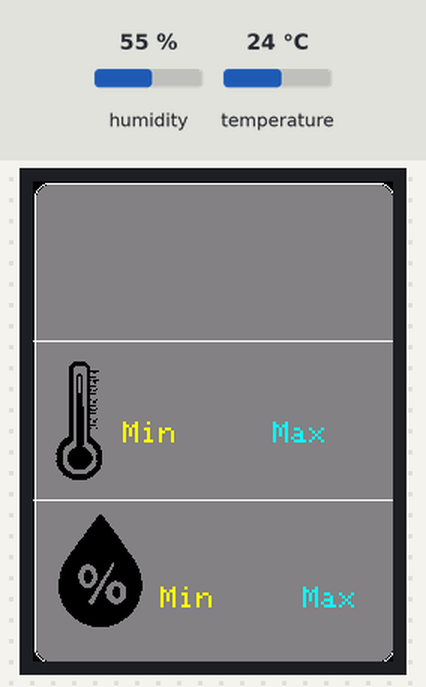
Bench run of a sketch on a simulated Arduino Uno, built with avr-gcc and run on an emulated ATmega328P. Parts: 240×320 colour display. The inputs (shaded band) are chosen by the test bench; at power-on: humidity 55 %, temperature 24 °C. The local clock reads 2024-03-15 10:24:30 at power-on unless the sketch sets it; what the sketch prints to the serial monitor is not drawn.

Above: at 0.4 s.
At 1.6 s:
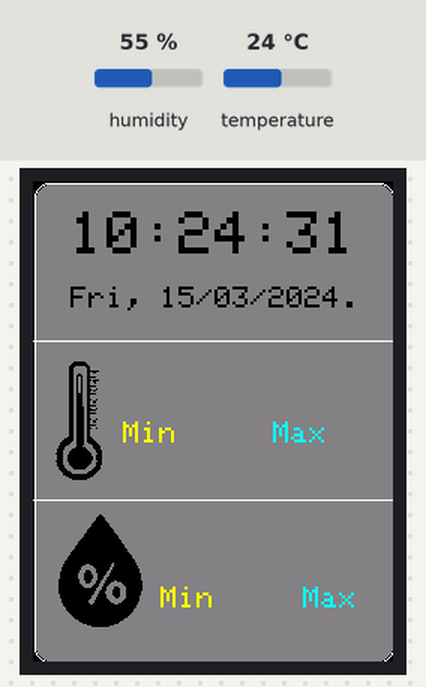
1.7 s: humidity set to 22 %
8.6 s: temperature set to 12 °C
At 15.8 s:
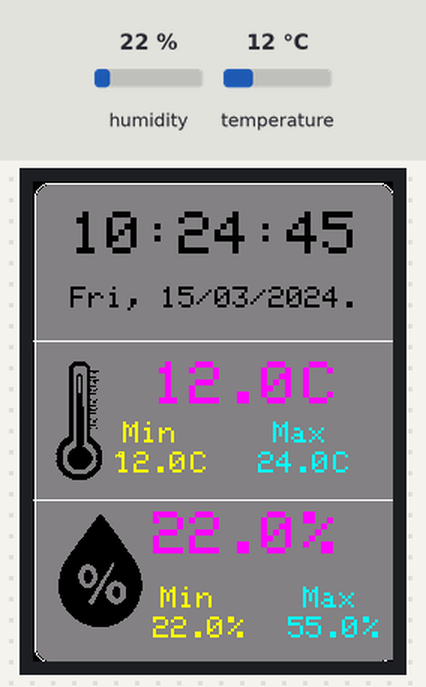
16.6 s: humidity set to 40 %
At 26.4 s:
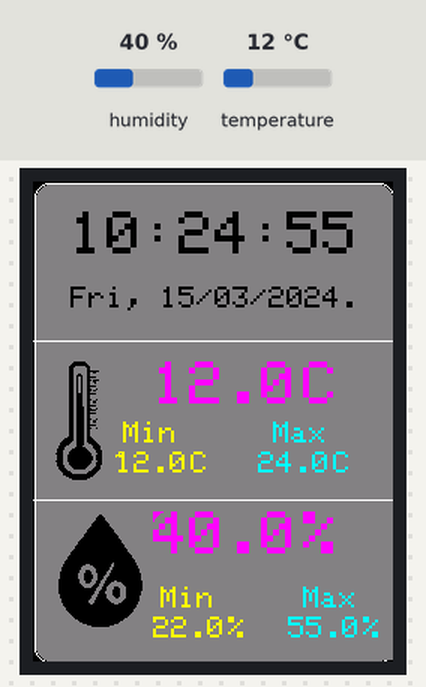
26.7 s: temperature set to 19 °C
At 36.4 s:
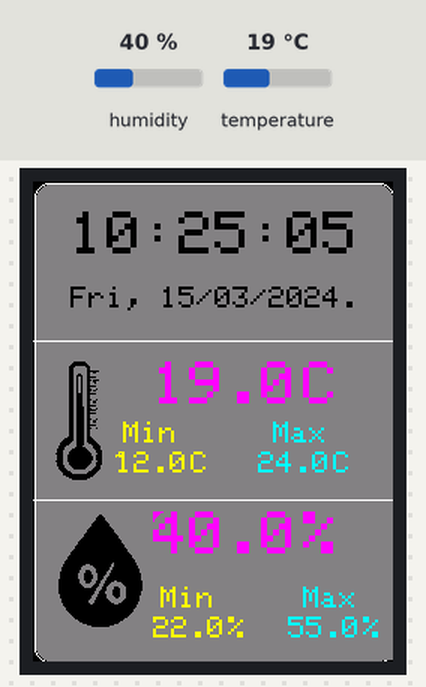
Timing chart, 0 to 37.8 s (numbered marks = the images above; inputs shaded):
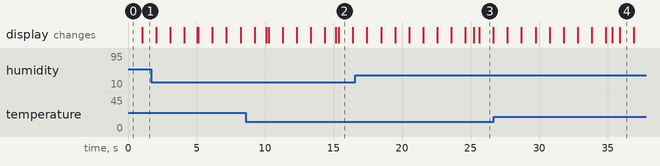

The sketch:

TesteTft.ino
```cpp
#include <Adafruit_GFX.h>
#include <Adafruit_TFTLCD.h>
#include <Adafruit_Sensor.h>
#include <dht.h>

dht DHT; // Cria um objeto da classe dht

#include "graphics.c"
#include "RTClib.h"

RTC_DS1307 rtc;
uint32_t timer = 0;
uint32_t timer1 = 0;

#define LCD_CS A0 // Chip Select goes to Analog 3
#define LCD_CD A1 // Command/Data goes to Analog 2
#define LCD_WR A2 // LCD Write goes to Analog 1
#define LCD_RD A3 // LCD Read goes to Analog 0
#define LCD_RESET 13 // Can alternately just connect to Arduino's reset pin

// Assign human-readable names to some common 16-bit color values:
#define preto      0xFFFF
#define amarelo    0x001F
#define amarelo_1  0x00f0
#define larannja   0x0bff
#define azul       0xFFE0
#define vermelho   0x07FF
#define verde      0xF81F
#define turquesa   0xF800
#define lilas      0x07E0
#define branco     0x0000
#define cinza      0x8410

Adafruit_TFTLCD tft(LCD_CS, LCD_CD, LCD_WR, LCD_RD, LCD_RESET);
uint16_t identifier = 0x9341;
uint16_t largMax;  //width();
uint16_t altMax; //height();
int raio = 10;
String umidade = "00,0", temperatura= "00,0", temperaturaMin= "00,0", temperaturaMax= "00,0";
float tempMin=0, tempMax=0, umiMax=0, umiMin=0;

void setup() {
   Serial.begin(9600);
   rtc.begin();
   //rtc.adjust(DateTime(F(__DATE__), F(__TIME__)));
   Serial.println(mostrarCompilacao());
   tft.reset();
   tft.begin(identifier);
   tft.fillScreen(branco);
   largMax = tft.width();
   altMax = tft.height();
   tft.setRotation(2);
   iniTemp();
   tela_0();

}

void loop() {
  if(millis() - timer1>= 1000) //tempo 1seg
  {
   mostraHora(25,20);
    timer1 = millis();
  }
  if(millis() - timer>= 5000) //tempo 5seg
  {
   mostraTemp(80,120);
   mostraTempMinMax(55, 180, 150,180);//xy min, xy max
   mostraUmiMinMax(80,290,170,290); //xy min, xy max
   mostraUmi(80, 220);
   getValues();
   timer = millis(); // Atualiza a referência
  }
}

void iniTemp(){
  DHT.read22(11);
   tempMin = DHT.temperature;
   umiMin = DHT.humidity;
   tempMax = tempMin;
   temperatura =String(tempMin, 1);
   temperaturaMin =String(tempMin, 1);
   temperaturaMax =String(tempMin, 1);
   umidade =String(umiMin, 1) ;
   umiMax = umiMin;
}

void mostraHora(int16_t x, int16_t y){
  DateTime now = rtc.now();
   char buf1[] = "hh:mm:ss";
   tft.fillRoundRect(x-1,y-1,200,50,raio, cinza);
   texto(x,y,branco,4,(now.toString(buf1)));
   char buf3[] = "DDD, DD/MM/YYYY.";
   tft.fillRoundRect(x-1,y+49,200,30,raio, cinza);
   texto(x,y+50,branco,2,(now.toString(buf3)));
  }
void getValues(){
    DHT.read22(11); // chama método de leitura da classe dht,
                   // com o pino de transmissão de dados ligado no pino 11
    temperatura =String(DHT.temperature, 1);
    umidade =String(DHT.humidity, 1) ;
   if(tempMin>DHT.temperature){
           tempMin=DHT.temperature;
           temperaturaMin =String(tempMin, 1);
           }
   if(tempMax<DHT.temperature){
      tempMax=DHT.temperature;
      temperaturaMax =String(tempMax, 1);
       }
   if(umiMin>DHT.humidity){
           umiMin=DHT.humidity;
           }
   if(umiMax<DHT.humidity){
      umiMax=DHT.humidity;
       }
}

void mostraTemp(int16_t x, int16_t y){
   tft.fillRoundRect(x-1,y-1,200,40,raio, cinza);
   texto(x,y,verde,4,temperatura);
   texto(x+100,y,verde,4,"C");
    }

void mostraTempMinMax(int16_t xMin, int16_t yMin,int16_t xMax, int16_t yMax){
   tft.fillRoundRect(xMin-1,yMin-1,200,30,raio, cinza);
   texto(xMin,yMin,azul,2,temperaturaMin);
   texto(xMin+50,yMin,azul,2,"C");

   tft.fillRoundRect(xMax-1,yMax-1,200,30,raio, cinza);
   texto(xMax,yMax,vermelho,2,temperaturaMax);
   texto(xMax+50,yMax,vermelho,2,"C");
    }
void mostraUmi(int16_t x, int16_t y){
   tft.fillRoundRect(x,y,200,40,raio, cinza);
   texto(x,y,verde,4,umidade);
   texto(x+100,y,verde,4,"%");
}

void mostraUmiMinMax(int16_t xMin, int16_t yMin,int16_t xMax, int16_t yMax){
   tft.fillRoundRect(xMin-1,yMin-1,200,30,raio, cinza);
   texto(xMin,yMin,azul,2,String(umiMin, 1));
   texto(xMin+50,yMin,azul,2,"%");

   tft.fillRoundRect(xMax-1,yMax-1,200,30,raio, cinza);
   texto(xMax,yMax,vermelho,2,String(umiMax, 1));
   texto(xMax+50,yMax,vermelho,2,"%");
    }
void tela_1(){
   tft.drawRoundRect(1,1,largMax,altMax,raio,preto);
   tft.fillRoundRect(2,2,largMax-2,altMax-2,raio, branco);
   retangulo(20,10,200,100,preto);
   retangulo(20,130,200,100,amarelo);
  // icone(13,245,preto); //icone rodapé
   icone(86,245,preto); //icone rodapé
   //icone(159,245,preto); //icone rodapé
     }

void tela_0(){
  tft.drawRoundRect(1,1,largMax,altMax,raio,preto);
  tft.fillRoundRect(2,2,largMax-2,altMax-2,raio, cinza);
  tft.drawFastHLine(0, 106, tft.width(), preto);
  texto(60,160,azul,2,"Min");
  texto(160,160,vermelho,2,"Max");
  tft.drawBitmap(15,120,termo,33,80,branco);
  tft.drawFastHLine(0, 212, tft.width(), preto);
  texto(85,270,azul,2,"Min");
  texto(180,270,vermelho,2,"Max");
  tft.drawBitmap(15,220,umi,60,79,branco);
 }

void retangulo(int16_t x0, int16_t y0,int16_t larg, int16_t alt,uint16_t cor){
  tft.drawRoundRect(x0,y0,larg,alt,raio,preto);
  tft.fillRoundRect(x0+1,y0+1,larg-2,alt-2,raio, branco);
  tft.drawRoundRect(x0+20,y0+30,80,50,raio,preto);
  tft.fillRoundRect(x0+21,y0+31,78,48,raio, verde);
  tft.drawRoundRect(x0+110,y0+5,86,87,raio,preto);
  texto(x0+45,y0+42,branco,3,"ON");
  tft.fillRoundRect(x0+111,y0+6,84,85,raio, branco);
  tft.drawBitmap(x0+112,y0+7,lamp,87,84,cor);
}

void icone(int16_t x0, int16_t y0,uint16_t cor){
  tft.drawRoundRect(x0,y0,61,61,raio,preto);
  tft.fillRoundRect(x0+1,y0+1,59,59,raio, branco);
  tft.drawBitmap(x0+2,y0+2,configIcon,60,60,cor);
}
void texto(int16_t x, int16_t y,uint16_t cor, int16_t tam, String texto){
  tft.setCursor(x, y);
  tft.setTextColor(cor);
  tft.setTextSize(tam);
  tft.println(texto);
}

String mostrarCompilacao(){
   String compilado = "Compilado em: ";
   compilado += F(__DATE__);
   compilado += " -- ";
   compilado += F(__TIME__);
   return compilado;
}
```

Source omitted: graphics.c (data table, 18469 bytes)

Measured:
- what the display in image 2 shows lasts 1.0 s, from 15.4 s to 16.4 s
